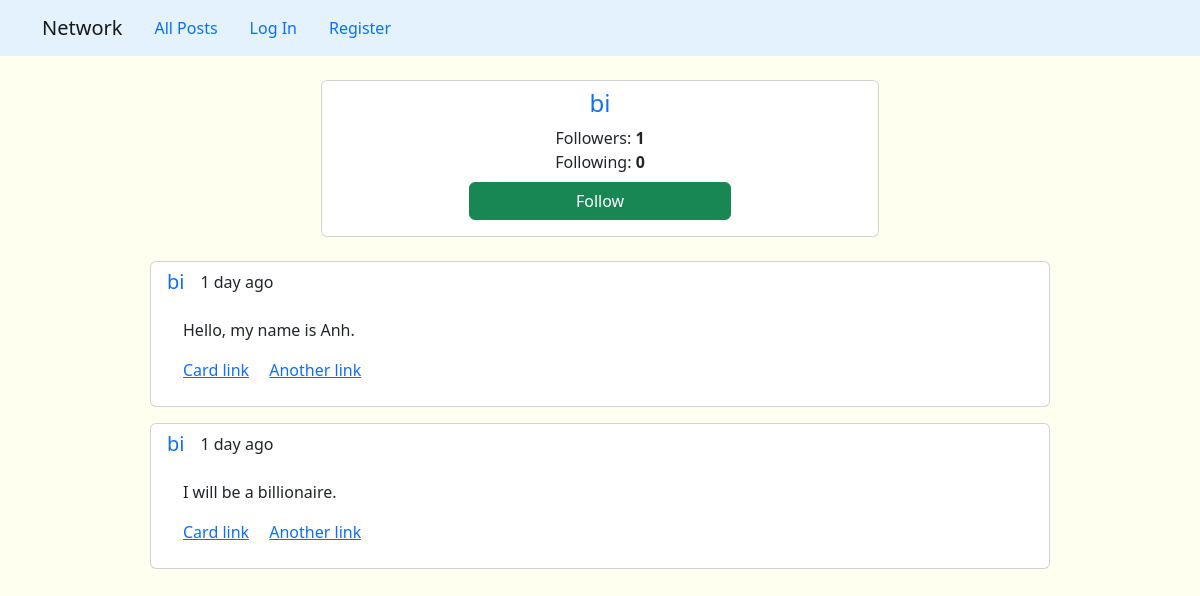
Page /user-profile/2 on the earlier database version.
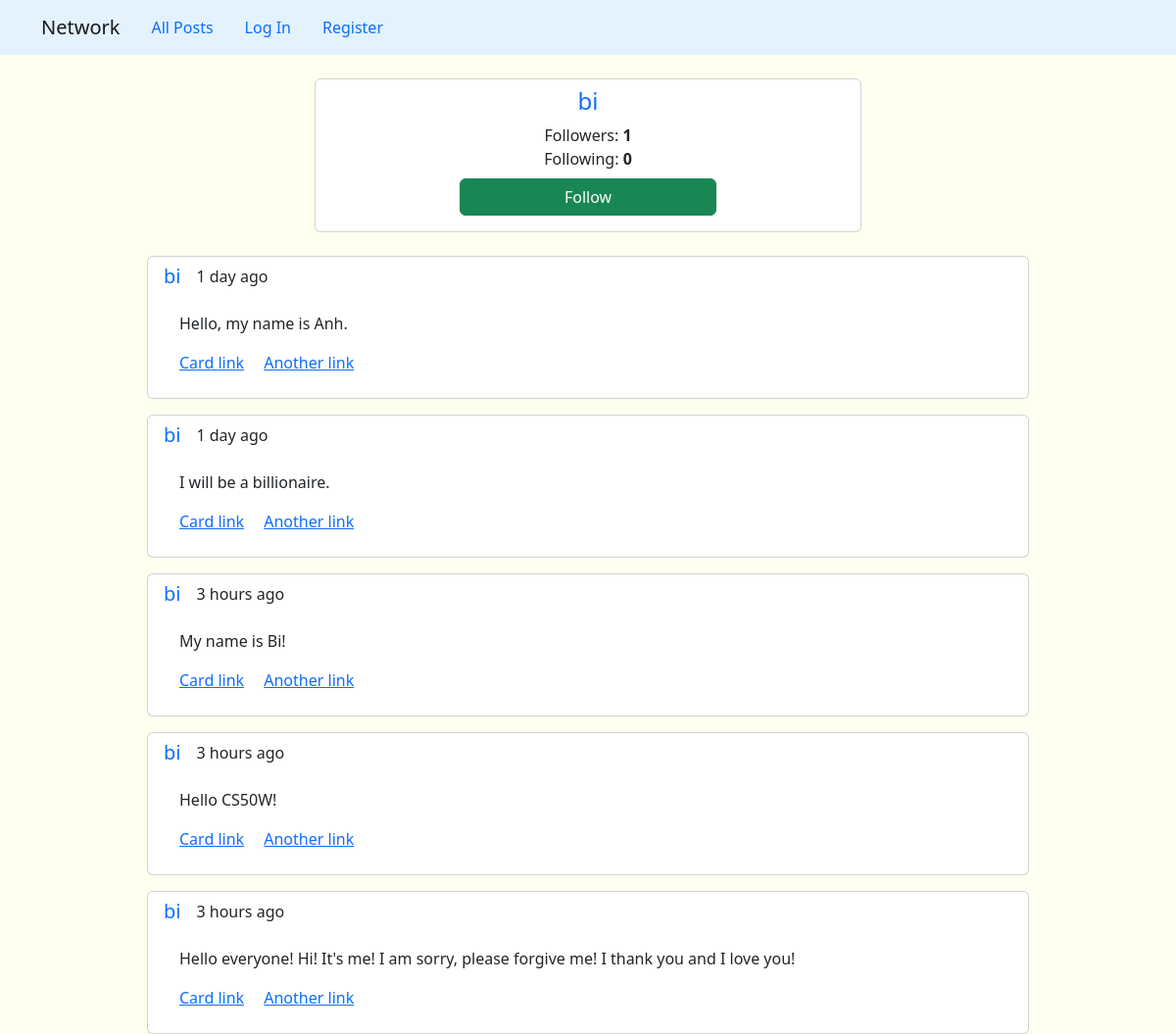
Same page on the later database version.
### network/models.py (models this page shows, shortened)
class User(AbstractUser):
    followers = models.ManyToManyField('self', symmetrical=False, related_name='followers_users', blank=True)
    following = models.ManyToManyField('self', symmetrical=False, related_name='following_users', blank=True)
    pass

class Post(models.Model):
    owner = models.ForeignKey(User, on_delete=models.CASCADE, related_name="owned_posts")
    message = models.TextField()
    likes = models.ManyToManyField(User, related_name='liked_posts')
    timestamp = models.DateTimeField(auto_now_add=True)

### network/views.py (the view, shortened to what this page needs)
# urls.py: path("user-profile/<int:uid>", views.viewProfile, name="user-profile"),
def viewProfile(request, uid):
    user_profile = User.objects.get(pk=uid)
    if request.method == "GET":
        posts_data = Post.objects.filter(owner = user_profile)
        follow_status = None
        if request.user:
            follow_status = check_follow_status(request, user_profile.id)
            return render(request, 'network/userProfile.html', {'user_profile': user_profile, 'posts': posts_data, 'follow_status': follow_status})
        return render(request, 'network/userProfile.html', {'user_profile': user_profile, 'posts': posts_data, 'follow_status': follow_status})

### network/templates/network/userProfile.html (shortened to what this page needs)
{% extends "network/layout.html" %}
{% load humanize %}
    {% block body %}
		<div class="card mt-3 px-3 py-2 w-50 mx-auto text-center">
			<h4 class="card-title text-primary">{{user_profile.username}}</h4>
			<div>Followers: <span class="fw-bold" id="followers">{{user_profile.followers.all|length}}</span></div>
			<div>Following: <span class="fw-bold" id="following">{{user_profile.following.all|length}}</span></div>
			{% if user.id != user_profile.id %}
			<form >
				<button type="button" id="btn-profile" class="btn w-50 my-2 mx-auto" data-profile-id="{{user_profile.id}}" data-follow-status="{{follow_status}}">
					{% if follow_status == 'following' %}
						Unfollow
					{% else %}
						Follow
					{% endif %}
				</button>
			</form>
			{% endif %}
		</div>
		</div>
		{% for post in posts %}
		<div class="card mt-3 px-3 py-2 w-75 mx-auto">
		<div class="d-flex">
			<h5 class="card-title text-primary">{{user_profile.username}}</h5>
			<span class="text-small ms-3">{{post.timestamp|naturaltime}}</span>
		</div>
		<div class="card-body">
			<p class="card-text">{{post.message}}</p>
			<a href="#" class="card-link">Card link</a>
			<a href="#" class="card-link">Another link</a>
		</div>
		</div>
		{% endfor %}
	{% endblock %}

### network/templates/network/layout.html (shortened to what this page needs)
{% load static %}
<!DOCTYPE html>
<html lang="en">
  <head>
    <link
      href="https://cdn.jsdelivr.net/npm/bootstrap@5.2.3/dist/css/bootstrap.min.css"
      rel="stylesheet"
    />
    <link
      rel="stylesheet"
      href="https://cdnjs.cloudflare.com/ajax/libs/font-awesome/6.4.2/css/all.min.css"
    />
    <link href="{% static 'network/styles.css' %}" rel="stylesheet" />
  </head>
  <body>
    <nav
      class="navbar navbar-expand-lg navbar-light"
      style="background-color: #e3f2fd"
    >
      <div class="container">
        <a class="navbar-brand" href="#">Network</a>
        <ul class="nav me-auto">
          <li class="nav-item">
            <a class="nav-link" href="{% url 'index' %}">All Posts</a>
          </li>
          {% if user.is_authenticated %}
          <li class="nav-item">
            <a class="nav-link" href="#">Following</a>
          </li>
          <li class="nav-item">
            <a class="nav-link" href="{% url 'logout' %}">Log Out</a>
          </li>
          {% else %}
          <li class="nav-item">
            <a class="nav-link" href="{% url 'login' %}">Log In</a>
          </li>
          <li class="nav-item">
            <a class="nav-link" href="{% url 'register' %}">Register</a>
          </li>
          {% endif %}
        </ul>
      </div>
    </nav>
    <div class="body container my-4">{% block body %} {% endblock %}</div>
  </body>
</html>

### network/static/network/styles.css (style rules this page uses)
body { background-color: ivory; }

Differences in the rows shown:
added Post: {{ user_profile.username }} "bi", timestamp "3 hours ago", message "My name is Bi!"
added Post: {{ user_profile.username }} "bi", timestamp "3 hours ago", message "Hello CS50W!"
added Post: {{ user_profile.username }} "bi", timestamp "3 hours ago", message "Hello everyone! Hi! It's me! I am sorry, please forgive me! I thank you and I love you!"
